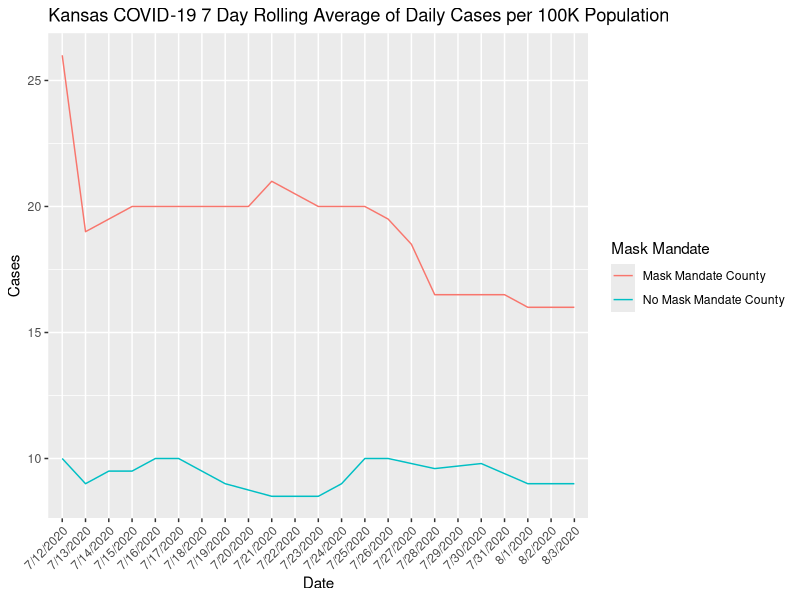

This chart was generated by the following R code:
## ---- chunk 1
library(tidyverse) 
## ---- chunk 2
df <- tribble(
  ~date, ~maskcount, ~nomaskcount,
  "7/12/2020", 26, 10,
  "7/13/2020", 19, 9,
  "7/14/2020", 19.5, 9.5,
  "7/15/2020", 20, 9.5,
  "7/16/2020", 20, 10,
  "7/17/2020", 20, 10,
  "7/18/2020", 20, 9.5,
  "7/19/2020", 20, 9,
  "7/20/2020", 20, 8.75,
  "7/21/2020", 21, 8.5,
  "7/22/2020", 20.5, 8.5,
  "7/23/2020", 20, 8.5,
  "7/24/2020", 20, 9,
  "7/25/2020", 20, 10,
  "7/26/2020", 19.5, 10,
  "7/27/2020", 18.5, 9.8,
  "7/28/2020", 16.5, 9.6,
  "7/29/2020", 16.5, 9.7,
  "7/30/2020", 16.5, 9.8,
  "7/31/2020", 16.5, 9.4,
  "8/1/2020" , 16.0, 9,
  "8/2/2020" , 16.0, 9,
  "8/3/2020" , 16.0, 9,
)
## ---- chunk 3
df_longer <- df %>% 
  pivot_longer(!date , names_to = "mask_mandate" , values_to = "cases")
## ---- chunk 4
ggplot(df_longer, aes(x = date , y = cases ,group = mask_mandate , color = mask_mandate))+
  geom_line() +
  labs(title = "Kansas COVID-19 7 Day Rolling Average of Daily Cases per 100K Population", x = "Date" , y = "Cases")+
  scale_colour_discrete(name = "Mask Mandate" , labels = c("Mask Mandate County" , "No Mask Mandate County"))+
theme(axis.text.x = element_text(angle = 45, vjust = 1, hjust=1))
